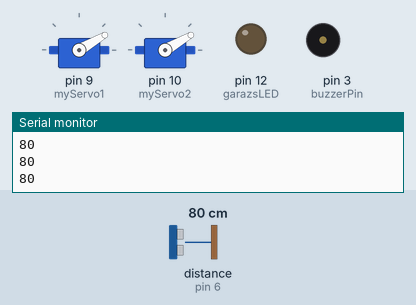
Bench run of a sketch on a simulated Arduino Uno, built with avr-gcc and run on an emulated ATmega328P. Parts: 2 × servo, output pins drawn as LEDs (lit = HIGH), buzzer (waves = sounding), the last lines printed to the serial monitor. Wiring (inferred from the names in the program): ultrasonic range finder: trigger pin 13; echo pin 6. The test bench sets the inputs (shaded band); at power-on: distance to the obstacle (sensor on pin 6) 80 cm. The echo pulse lasts 58.3 µs per cm; pins used as bus, display or sensor lines are not drawn.

Above: at 1.3 s.
1.4 s: distance to the obstacle (sensor on pin 6) set to 23 cm
2.9 s: distance to the obstacle (sensor on pin 6) set to 18 cm
At 3.13 s:
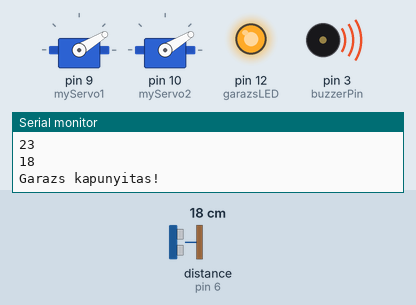
At 7.0 s:
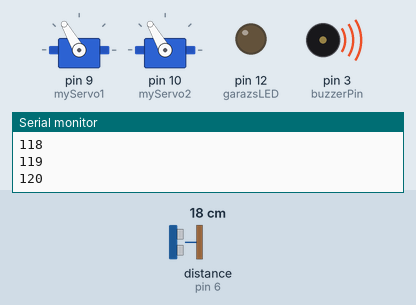
Timing chart, 0 to 20.9 s (numbered marks = the images above; inputs shaded):
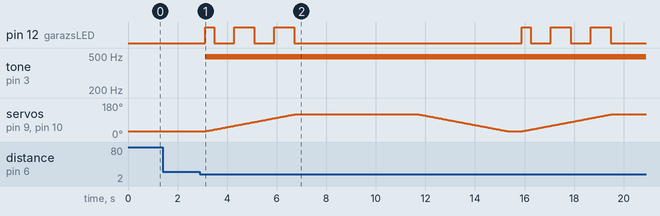

The sketch:

Garazskapu.ino
```cpp
#include <Servo.h>

#define trigPin 13
#define echoPin 6

Servo myServo1;
Servo myServo2;
int angle=30;
int flag=0;
int buzzerPin = 3;
int garazsLED = 12;
char message=' ';

void setup() {
  pinMode(garazsLED, OUTPUT);
  pinMode(buzzerPin, OUTPUT);
  pinMode(trigPin, OUTPUT);
  pinMode(echoPin, INPUT);
  myServo1.attach(9);
  myServo2.attach(10);
  Serial.begin(9600);
  myServo1.write(angle);
  myServo2.write(angle);
  delay(100);
}

void loop() {

  long duration, distance;
  digitalWrite(trigPin, LOW);
  delayMicroseconds(2);
  digitalWrite(trigPin, HIGH);
  delayMicroseconds(10);
  digitalWrite(trigPin, LOW);
  duration = pulseIn(echoPin, HIGH);
  distance = (duration/2) / 29.1;
  Serial.println(distance);
  if (distance <= 20){
    garazsnyit();
  }
    Serial.println(distance);
  delay(500);
}

void garazsnyit(){
 Serial.println("Garazs kapunyitas!");
      angle=30;
      flag=0;
      while(angle!=120) {
        angle+=1;
        Serial.println(angle);
        if (angle%20==0) {
          if(flag==0) {
            flag=1;
          } else {
            flag=0;
          }
        }
        myServo1.write(angle);
        myServo2.write(angle);

        if(flag==0) {
          digitalWrite(12, HIGH);
          analogWrite(buzzerPin, 10);
        }
        if(flag==1) {
          digitalWrite(12, LOW);
          analogWrite(buzzerPin ,0);
        }
        delay(40);
      }

      delay(5000);
  while(angle!=30) {
          angle-=1;
          myServo1.write(angle);
          myServo2.write(angle);
          Serial.println(angle);
          delay(40);
         }
}
```

Measured:
- the behaviour switches between 21 and 20 cm on distance to the obstacle (sensor on pin 6) (found by bisection; images 0 and 1)
- after the input at 2.9 s, pin 12 (garazsLED): LOW → HIGH after 0.23 s, → LOW 0.36 s later, → HIGH 0.81 s later, → LOW 0.81 s later, … (12 changes in this stretch); tone on pin 3 (buzzerPin): silent → 490 Hz after 0.23 s
